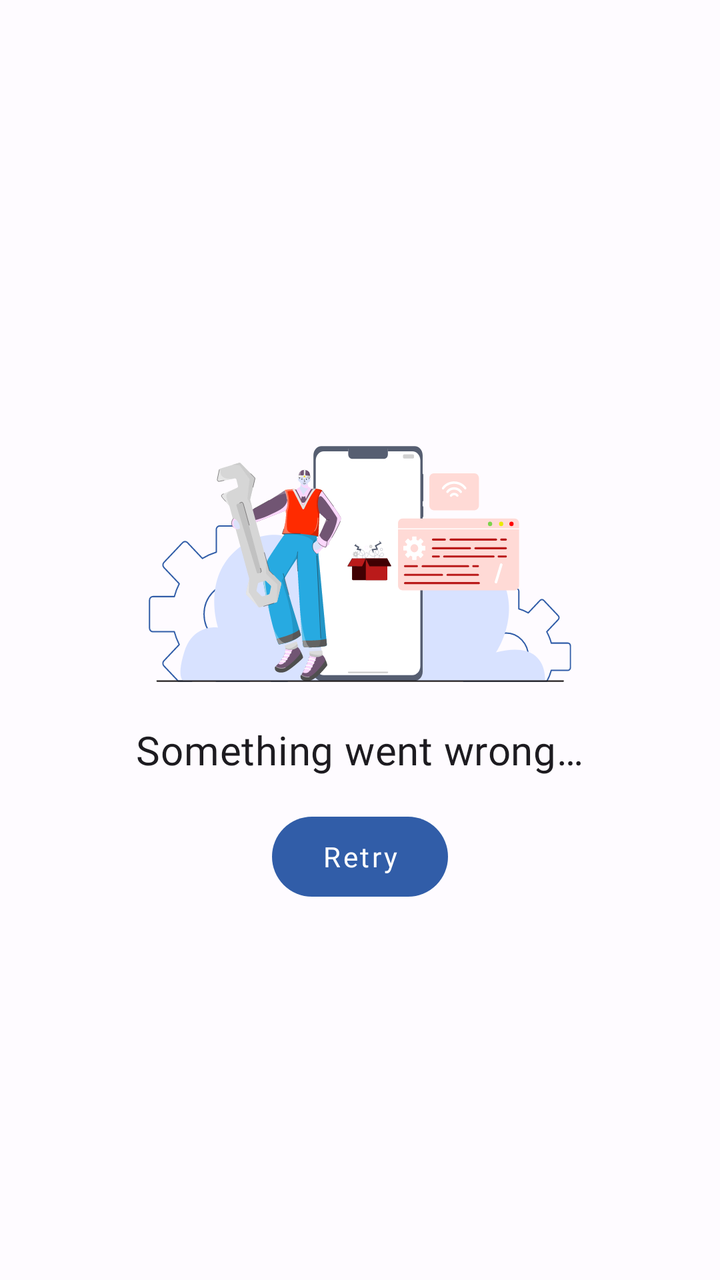
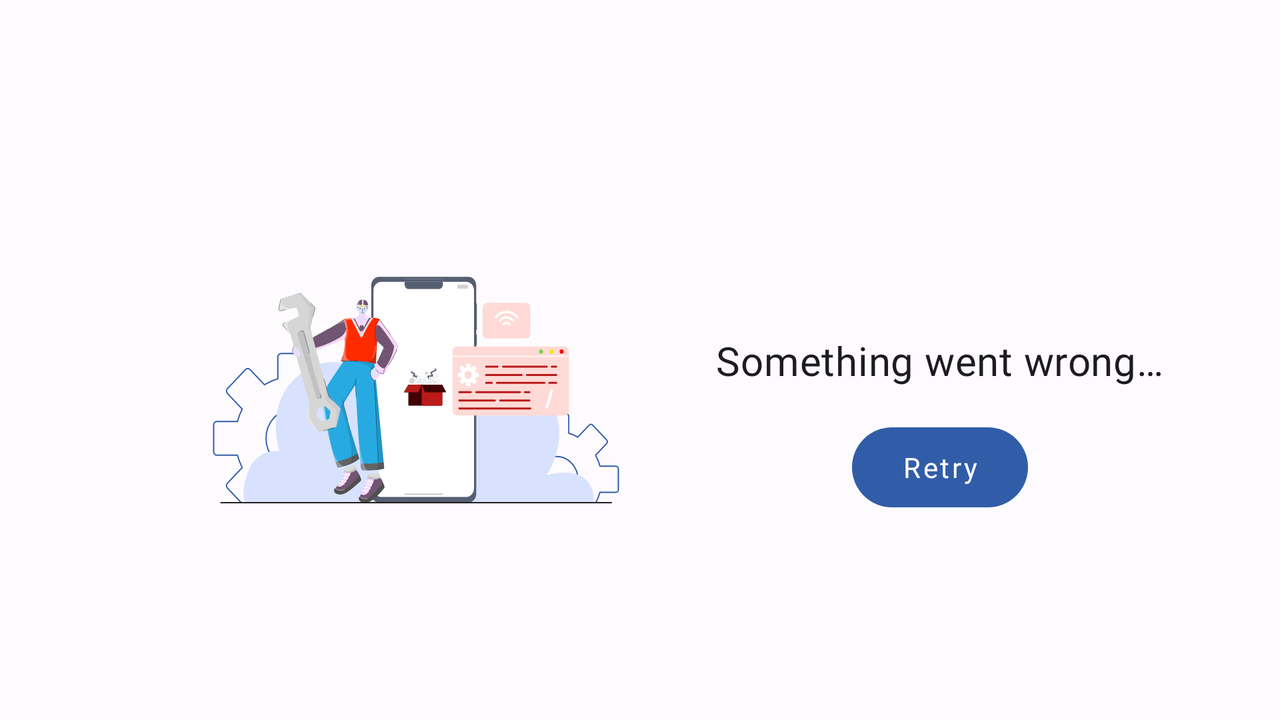

The same Android screen from two of the app's own layout files: first res/layout/ as a phone draws it, then the repository's variant for another configuration, drawn on a device whose configuration selects that folder. Both files follow.
<!-- AndroidManifest.xml: application theme Theme.Rddt -->
<!-- res/layout/fragment_exception.xml -->
<?xml version="1.0" encoding="utf-8"?>
<LinearLayout xmlns:android="http://schemas.android.com/apk/res/android"
    android:layout_width="match_parent"
    android:layout_height="match_parent"
    android:gravity="center"
    android:orientation="vertical"
    android:padding="24dp">

    <androidx.appcompat.widget.AppCompatImageView
        android:layout_width="match_parent"
        android:layout_height="190dp"
        android:contentDescription="@string/error_image"
        android:src="@drawable/exception" />

    <com.google.android.material.textview.MaterialTextView
        style="?attr/textAppearanceHeadline6"
        android:layout_width="wrap_content"
        android:layout_height="wrap_content"
        android:text="@string/error_title" />

    <com.google.android.material.button.MaterialButton
        android:id="@+id/retryButton"
        style="?attr/textAppearanceButton"
        android:layout_width="wrap_content"
        android:layout_height="wrap_content"
        android:layout_margin="16dp"
        android:text="@string/retry" />

</LinearLayout>
<!-- resources referenced by this layout -->
<resources>
  <string name="error_image">Error image</string>
  <string name="error_title">Something went wrong…</string>
  <string name="retry">Retry</string>
  <color name="md_theme_light_primary">#315DA8</color>
  <color name="md_theme_light_onPrimary">#FFFFFF</color>
  <color name="md_theme_light_primaryContainer">#D8E2FF</color>
  <color name="md_theme_light_onPrimaryContainer">#001A41</color>
  <color name="md_theme_light_secondary">#565E71</color>
  <color name="md_theme_light_onSecondary">#FFFFFF</color>
  <color name="md_theme_light_secondaryContainer">#DBE2F9</color>
  <color name="md_theme_light_onSecondaryContainer">#141B2C</color>
  <color name="md_theme_light_tertiary">#715573</color>
  <color name="md_theme_light_onTertiary">#FFFFFF</color>
  <color name="md_theme_light_tertiaryContainer">#FBD7FC</color>
  <color name="md_theme_light_onTertiaryContainer">#29132D</color>
  <color name="md_theme_light_error">#BA1A1A</color>
  <color name="md_theme_light_errorContainer">#FFDAD6</color>
  <color name="md_theme_light_onError">#FFFFFF</color>
  <color name="md_theme_light_onErrorContainer">#410002</color>
  <color name="md_theme_light_background">#FEFBFF</color>
  <color name="md_theme_light_onBackground">#1B1B1F</color>
  <color name="md_theme_light_surface">#FEFBFF</color>
  <color name="md_theme_light_onSurface">#1B1B1F</color>
  <color name="md_theme_light_surfaceVariant">#E1E2EC</color>
  <color name="md_theme_light_onSurfaceVariant">#44474F</color>
  <color name="md_theme_light_outline">#74777F</color>
  <color name="md_theme_light_inverseOnSurface">#F2F0F4</color>
  <color name="md_theme_light_inverseSurface">#303033</color>
  <color name="md_theme_light_inversePrimary">#ADC6FF</color>
  <style name="Headline6" parent="TextAppearance.MaterialComponents.Headline6">
          <item name="fontFamily">@font/mukta</item>
      </style>
  <style name="Subtitle2" parent="TextAppearance.MaterialComponents.Subtitle2">
          <item name="fontFamily">@font/mukta</item>
          <item name="lineSpacing">20sp</item>
      </style>
  <style name="Button" parent="TextAppearance.MaterialComponents.Button">
          <item name="fontFamily">@font/mukta</item>
          <item name="textAllCaps">false</item>
          <item name="android:textColor">?attr/colorOnPrimary</item>
      </style>
</resources>
<!-- res/layout-land/fragment_exception.xml (the repository's variant of the layout above) -->
<!-- drawn on the phone turned sideways -->
<?xml version="1.0" encoding="utf-8"?>
<androidx.constraintlayout.widget.ConstraintLayout xmlns:android="http://schemas.android.com/apk/res/android"
    xmlns:app="http://schemas.android.com/apk/res-auto"
    android:layout_width="match_parent"
    android:layout_height="match_parent"
    android:padding="24dp">

    <androidx.appcompat.widget.AppCompatImageView
        android:id="@+id/exceptionImage"
        android:layout_width="300dp"
        android:layout_height="300dp"
        android:src="@drawable/exception"
        app:layout_constraintBottom_toBottomOf="parent"
        app:layout_constraintEnd_toStartOf="@+id/exceptionTitle"
        app:layout_constraintHorizontal_bias="0.5"
        app:layout_constraintHorizontal_chainStyle="packed"
        app:layout_constraintStart_toStartOf="parent"
        app:layout_constraintTop_toTopOf="parent" />

    <com.google.android.material.textview.MaterialTextView
        android:id="@+id/exceptionTitle"
        style="?attr/textAppearanceHeadline6"
        android:layout_width="wrap_content"
        android:layout_height="wrap_content"
        android:text="@string/error_title"
        app:layout_constraintBottom_toBottomOf="parent"
        app:layout_constraintEnd_toEndOf="parent"
        app:layout_constraintHorizontal_bias="0.5"
        app:layout_constraintStart_toEndOf="@+id/exceptionImage"
        app:layout_constraintTop_toTopOf="parent" />

    <com.google.android.material.button.MaterialButton
        android:id="@+id/retryButton"
        style="?attr/textAppearanceButton"
        android:layout_width="wrap_content"
        android:layout_height="wrap_content"
        android:layout_margin="16dp"
        android:text="@string/retry"
        app:layout_constraintEnd_toEndOf="@+id/exceptionTitle"
        app:layout_constraintStart_toStartOf="@+id/exceptionTitle"
        app:layout_constraintTop_toBottomOf="@+id/exceptionTitle" />

</androidx.constraintlayout.widget.ConstraintLayout>
<!-- resources referenced by the variant -->
<!-- as the phone turned sideways resolves them -->
<resources>
  <string name="error_title">Something went wrong…</string>
  <string name="retry">Retry</string>
  <color name="md_theme_light_primary">#315DA8</color>
  <color name="md_theme_light_onPrimary">#FFFFFF</color>
  <color name="md_theme_light_primaryContainer">#D8E2FF</color>
  <color name="md_theme_light_onPrimaryContainer">#001A41</color>
  <color name="md_theme_light_secondary">#565E71</color>
  <color name="md_theme_light_onSecondary">#FFFFFF</color>
  <color name="md_theme_light_secondaryContainer">#DBE2F9</color>
  <color name="md_theme_light_onSecondaryContainer">#141B2C</color>
  <color name="md_theme_light_tertiary">#715573</color>
  <color name="md_theme_light_onTertiary">#FFFFFF</color>
  <color name="md_theme_light_tertiaryContainer">#FBD7FC</color>
  <color name="md_theme_light_onTertiaryContainer">#29132D</color>
  <color name="md_theme_light_error">#BA1A1A</color>
  <color name="md_theme_light_errorContainer">#FFDAD6</color>
  <color name="md_theme_light_onError">#FFFFFF</color>
  <color name="md_theme_light_onErrorContainer">#410002</color>
  <color name="md_theme_light_background">#FEFBFF</color>
  <color name="md_theme_light_onBackground">#1B1B1F</color>
  <color name="md_theme_light_surface">#FEFBFF</color>
  <color name="md_theme_light_onSurface">#1B1B1F</color>
  <color name="md_theme_light_surfaceVariant">#E1E2EC</color>
  <color name="md_theme_light_onSurfaceVariant">#44474F</color>
  <color name="md_theme_light_outline">#74777F</color>
  <color name="md_theme_light_inverseOnSurface">#F2F0F4</color>
  <color name="md_theme_light_inverseSurface">#303033</color>
  <color name="md_theme_light_inversePrimary">#ADC6FF</color>
  <style name="Headline6" parent="TextAppearance.MaterialComponents.Headline6">
          <item name="fontFamily">@font/mukta</item>
      </style>
  <style name="Subtitle2" parent="TextAppearance.MaterialComponents.Subtitle2">
          <item name="fontFamily">@font/mukta</item>
          <item name="lineSpacing">20sp</item>
      </style>
  <style name="Button" parent="TextAppearance.MaterialComponents.Button">
          <item name="fontFamily">@font/mukta</item>
          <item name="textAllCaps">false</item>
          <item name="android:textColor">?attr/colorOnPrimary</item>
      </style>
</resources>
